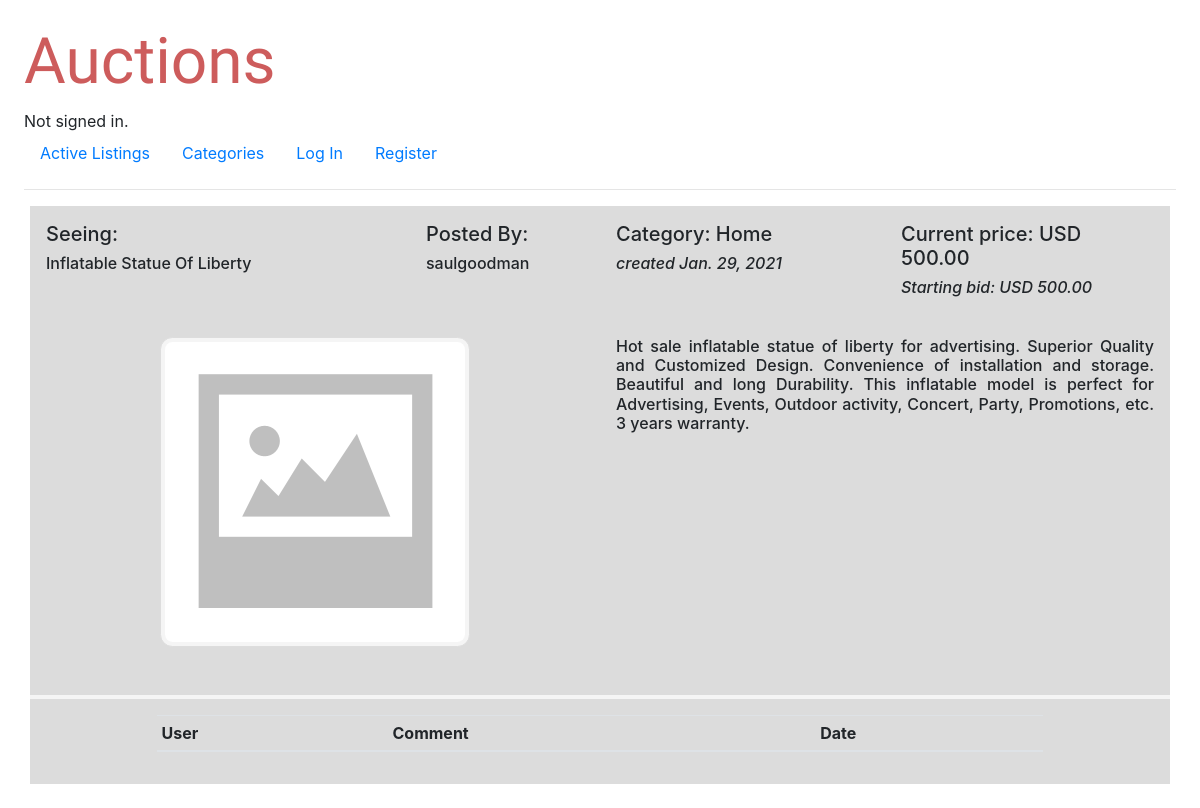
The page /auction/4 on the database its author committed.
### auctions/models.py (models this page shows, shortened)
class Auction(models.Model): # la subasta, el objeto a vender
    state = models.TextChoices('condition', 'active inactive')
    title = models.CharField(max_length=64, blank=False)
    description = models.TextField(max_length=640, blank=False)
    starting_bid = models.DecimalField(blank=False, max_digits=6, decimal_places=2)
    maxim_bid = models.DecimalField(blank=False, max_digits=6, decimal_places=2)
    category = models.ForeignKey(Category, on_delete=models.CASCADE, blank=True, related_name="categories")
    image_url = models.URLField(blank=True)
    condition = models.CharField(blank=False, choices=state.choices, max_length=8)
    posted_by = models.ForeignKey(User, on_delete=models.CASCADE, blank=False, related_name="publishers")
    posted_date = models.DateField(blank=False, default=datetime.date.today)
    won_by = models.ForeignKey(User, on_delete=models.CASCADE, blank=True, null=True, related_name="purchasers")
    followed_by = models.ManyToManyField(User, blank=True, related_name="followers")

class User(AbstractUser):
    def __str__(self):
        return f"{self.username}"

class Category(models.Model):  # categorías de los artículos a vender
    description = models.TextField(max_length=64, blank=False)
    def __str__(self):
        return f"{self.description}"

### auctions/views.py (the view, shortened to what this page needs)
# urls.py: path("auction/<str:numero>", views.oferta, name="oferta"),
def oferta(request, numero):
    auction = Auction.objects.get(id=numero)
    class Makebid(forms.Form):
        bid = forms.DecimalField ( widget= forms.NumberInput,
                                   required="True",
                                   label=False,
                                   max_digits=6,
                                   decimal_places=2,
                                   min_value= (auction.maxim_bid + Decimal(0.01)))
    class Makecomment(forms.Form):
        comment = forms.CharField ( widget=forms.Textarea(attrs={'rows':2, 'cols':104}),
                                    required="True",
                                    label=False,
                                    max_length=640)
    bidhistory = Oferta.objects.filter(oferta=auction).order_by('-posted_date').order_by('-bid')[:6]
    commenthistory = Comentario.objects.filter(auction=auction).order_by('-posted_date')[:8]
    return render(request, "auctions/auction.html", {"auction": auction,
                                                     "formbid": Makebid(),
                                                     "bidhistory": bidhistory,
                                                     "formcomments": Makecomment(),
                                                     "commenthistory":commenthistory })

### auctions/templates/auctions/auction.html (shortened to what this page needs)
{% extends "auctions/layout.html" %}
{% block body %}
<div class="container">
    <div class="row rowauction">
        <div class="col-4">
        <h5> Seeing: </h5> <h6>{{ auction.title }}</h6>
        </div>
        <div class="col-2">
            <h5> Posted By: </h5> <h6>{{ auction.posted_by }}</h6>
            </div>
        <div class="col-3">
            <h5> Category: {{ auction.category }}</h5>
            <h6> <i>created {{ auction.posted_date }} </i> </h6>
        </div>
        <div class="col-3">
            <h5> Current price: USD {{ auction.maxim_bid }}</h5>
            <h6> <i>Starting bid: USD {{ auction.starting_bid }} </i> </h6>
        </div>
    </div>
    {% if user.is_authenticated %}
    <div class="row rowauction">
        <div class="col-3">
            <center>
            {% if auction.image_url %}
                <img src="{{ auction.image_url }}" />
            {% else %}
            <img src="/static/auctions/noimage.png" />
            {% endif %}
            </center>
        </div>
        <div class="col-3">
           <h6 id="description"> {{ auction.description }} </h6>
        </div>
        <div class="col-6" id="bidhistory">
            <center>
            <table class="table table-sm" style="width:80%">
                <thead>
                    <tr>
                        <th>Offeror</th>
                        <th>Bid</th>
                        <th>Date</th>
                    </tr>
                </thead>
                <tbody>
                {% for bidh in bidhistory %}
                <tr>
                    <td> {{ bidh.offeror }} </td><td> {{ bidh.bid }} </td> <td> {{bidh.posted_date}}</td>
                </tr>
                {% endfor %}
                </tbody>
            </table>
        </center>
        </div>
    </div>
    {% else %}
    <div class="row rowauction">
        <div class="col-6">
            <center>
            {% if auction.image_url %}
                <img src="{{ auction.image_url }}" />
            {% else %}
            <img src="/static/auctions/noimage.png" />
            {% endif %}
            </center>
        </div>
        <div class="col-6">
           <h6 id="description"> {{ auction.description }} </h6>
        </div>
    </div>
    {% endif %}
    <div class="row rowauction">
        <div class="col-12" style="border-bottom: 4px solid whitesmoke;">
        </div>
    </div>
    <div class="row rowauction">
        <div class="col-12">
            <center>
            <table class="table table-sm" style="width:80%">
                <thead>
                    <tr>
                        <th>User</th>
                        <th>Comment</th>
                        <th>Date</th>
                    </tr>
                </thead>
            </table>
        </center>
        </div>
    </div>
</div>
{% endblock %}

### auctions/static/auctions/styles.css (style rules this page uses)
body { padding: 24px; }
img { border: 1px solid #ddd; padding: 4px; border-radius: 4%; max-width: 100%; height: auto; background-color: whitesmoke; }
#description { text-align: justify; }
.rowauction > div { padding: 16px; background-color: gainsboro; }

### rows shown on the page
Auction: title "Inflatable Statue Of Liberty", posted_by "saulgoodman", category "Home", posted_date "Jan. 29, 2021", maxim_bid "500.00", starting_bid "500.00", description "Hot sale inflatable statue of liberty for advertising. Superior Quality and Customized Design. Convenience of installation and storage. Beautiful and long Durability. This inflatable model is perfect for Advertising, Events, Outdoor activity, Concert, Party, Promotions, etc. 3 years warranty."
